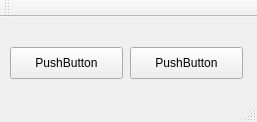
<?xml version="1.0" encoding="UTF-8"?>
<ui version="4.0">
 <class>MainWindow</class>
 <widget class="QMainWindow" name="MainWindow">
  <property name="geometry">
   <rect>
    <x>0</x>
    <y>0</y>
    <width>257</width>
    <height>122</height>
   </rect>
  </property>
  <property name="windowTitle">
   <string>MainWindow</string>
  </property>
  <widget class="QWidget" name="centralWidget">
   <widget class="QPushButton" name="pushButton">
    <property name="geometry">
     <rect>
      <x>10</x>
      <y>30</y>
      <width>113</width>
      <height>32</height>
     </rect>
    </property>
    <property name="text">
     <string>PushButton</string>
    </property>
   </widget>
   <widget class="QPushButton" name="pushButton_2">
    <property name="geometry">
     <rect>
      <x>130</x>
      <y>30</y>
      <width>113</width>
      <height>32</height>
     </rect>
    </property>
    <property name="text">
     <string>PushButton</string>
    </property>
   </widget>
  </widget>
  <widget class="QMenuBar" name="menuBar">
   <property name="geometry">
    <rect>
     <x>0</x>
     <y>0</y>
     <width>257</width>
     <height>22</height>
    </rect>
   </property>
  </widget>
  <widget class="QToolBar" name="mainToolBar">
   <attribute name="toolBarArea">
    <enum>TopToolBarArea</enum>
   </attribute>
   <attribute name="toolBarBreak">
    <bool>false</bool>
   </attribute>
  </widget>
  <widget class="QStatusBar" name="statusBar"/>
 </widget>
 <layoutdefault spacing="6" margin="11"/>
 <resources/>
 <connections/>
</ui>
